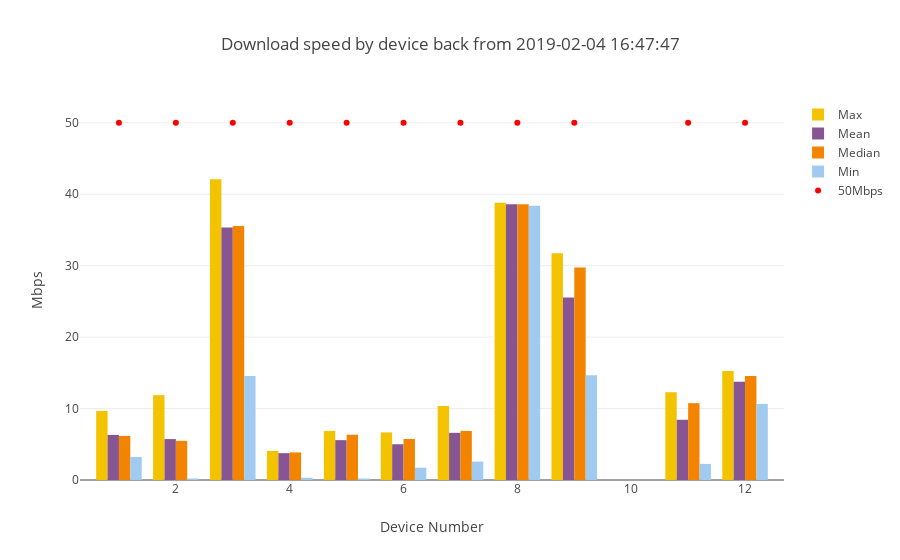

Notebook source saved alongside this figure:
### Code cell
download_summary=mean_max_median_min_by1(download_df,'DOWNLOAD')
device_numbers_d=download_summary["SK_PI"].unique()
download_line=go.Scatter(x=device_numbers_d,y=[50] * len(device_numbers_d), mode='markers',marker=dict(color='red'), name='50Mbps')
combined_bar_plot_4traces(xvalues=download_summary["SK_PI"],
                         yvalues1=download_summary["max"],
                         yvalues2=download_summary["mean"],
                         yvalues3=download_summary["median"],
                         yvalues4=download_summary["min"],
                         name1="Max",
                         name2="Mean",
                         name3="Median",
                         name4="Min",
                         title="Download speed by device back from "+ starting_point,
                         ytitle="Mbps",
                         line=download_line,
                         stack=False)

### Figure 1 — Plotly figure (JSON) as saved in the notebook; plotly's stock layout.template omitted (floating-point values rounded to 4 significant figures)
{"data": [{"marker": {"color": "#F3C300"}, "name": "Max", "type": "bar", "x": [1, 2, 3, 4, 5, 6, 7, 8, 9, 11, 12], "y": [9.667, 11.88, 42.09, 4.076, 6.871, 6.656, 10.34, 38.81, 31.74, 12.29, 15.26]}, {"marker": {"color": "#875692"}, "name": "Mean", "type": "bar", "x": [1, 2, 3, 4, 5, 6, 7, 8, 9, 11, 12], "y": [6.31, 5.727, 35.33, 3.758, 5.579, 5.005, 6.604, 38.6, 25.54, 8.431, 13.75]}, {"marker": {"color": "#F38400"}, "name": "Median", "type": "bar", "x": [1, 2, 3, 4, 5, 6, 7, 8, 9, 11, 12], "y": [6.175, 5.478, 35.53, 3.86, 6.339, 5.745, 6.871, 38.6, 29.75, 10.75, 14.54]}, {"marker": {"color": "#A1CAF1"}, "name": "Min", "type": "bar", "x": [1, 2, 3, 4, 5, 6, 7, 8, 9, 11, 12], "y": [3.226, 0.21, 14.54, 0.315, 0.21, 1.72, 2.58, 38.4, 14.64, 2.253, 10.65]}, {"marker": {"color": "red"}, "mode": "markers", "name": "50Mbps", "type": "scatter", "x": [1, 2, 3, 4, 5, 6, 7, 8, 9, 11, 12], "y": [50, 50, 50, 50, 50, 50, 50, 50, 50, 50, 50]}], "layout": {"title": "Download speed by device back from 2019-02-04 16:47:47", "xaxis": {"title": "Device Number"}, "yaxis": {"title": "Mbps"}}}
